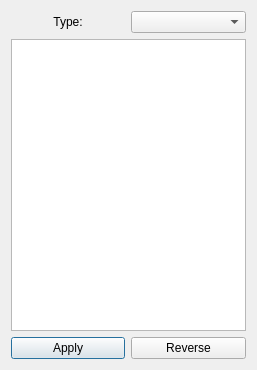
<?xml version="1.0" encoding="UTF-8"?>
<ui version="4.0">
 <class>DialogValves</class>
 <widget class="QDialog" name="Dialog">
  <property name="geometry">
   <rect>
    <x>0</x>
    <y>0</y>
    <width>257</width>
    <height>370</height>
   </rect>
  </property>
  <property name="windowTitle">
   <string>Insert valves</string>
  </property>
  <layout class="QGridLayout" name="gridLayout">
   <item row="3" column="0">
    <widget class="QPushButton" name="btn2">
     <property name="text">
      <string>Apply</string>
     </property>
    </widget>
   </item>
   <item row="3" column="1">
    <widget class="QPushButton" name="btn3">
     <property name="text">
      <string>Reverse</string>
     </property>
    </widget>
   </item>
   <item row="1" column="0" colspan="2">
    <widget class="QListWidget" name="sizeList"/>
   </item>
   <item row="0" column="1">
    <widget class="QComboBox" name="ratingCombo"/>
   </item>
   <item row="0" column="0">
    <widget class="QLabel" name="label">
     <property name="text">
      <string>Type:</string>
     </property>
     <property name="alignment">
      <set>Qt::AlignCenter</set>
     </property>
    </widget>
   </item>
  </layout>
 </widget>
 <resources/>
 <connections/>
</ui>
